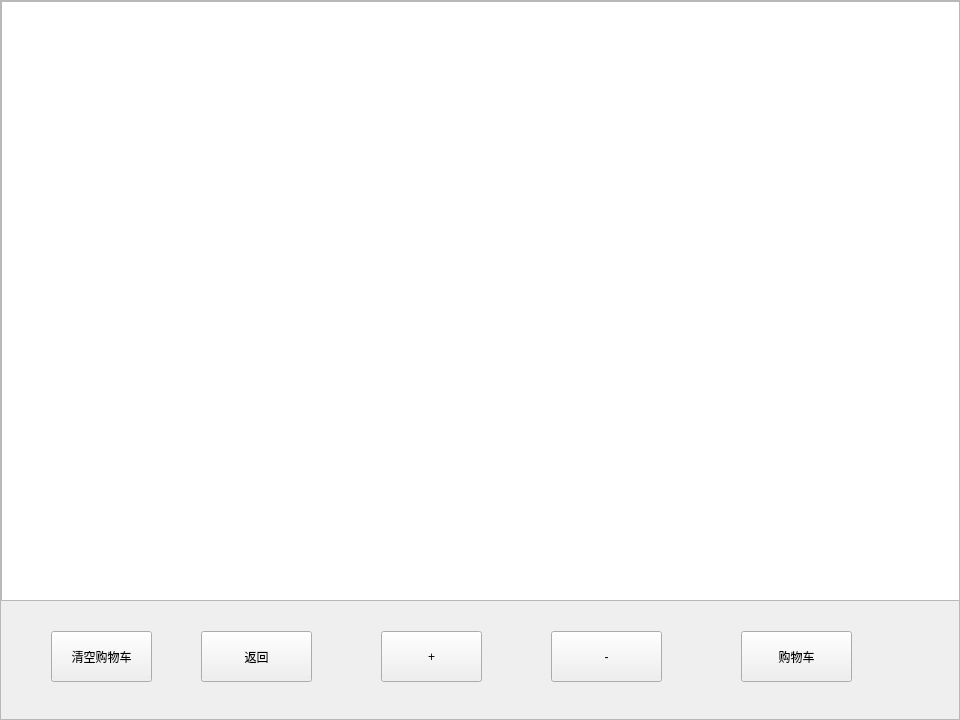
<?xml version="1.0" encoding="UTF-8"?>
<ui version="4.0">
 <class>ProductPurchase</class>
 <widget class="QWidget" name="ProductPurchase">
  <property name="geometry">
   <rect>
    <x>0</x>
    <y>0</y>
    <width>960</width>
    <height>720</height>
   </rect>
  </property>
  <property name="windowTitle">
   <string>ProductPurchase</string>
  </property>
  <widget class="QScrollArea" name="scrollArea">
   <property name="geometry">
    <rect>
     <x>0</x>
     <y>0</y>
     <width>960</width>
     <height>720</height>
    </rect>
   </property>
   <property name="widgetResizable">
    <bool>true</bool>
   </property>
   <widget class="QWidget" name="scrollAreaWidgetContents">
    <property name="geometry">
     <rect>
      <x>0</x>
      <y>0</y>
      <width>960</width>
      <height>720</height>
     </rect>
    </property>
    <widget class="QListWidget" name="listWidget">
     <property name="geometry">
      <rect>
       <x>0</x>
       <y>0</y>
       <width>960</width>
       <height>600</height>
      </rect>
     </property>
    </widget>
    <widget class="QPushButton" name="clearShoppingCart">
     <property name="geometry">
      <rect>
       <x>50</x>
       <y>630</y>
       <width>101</width>
       <height>51</height>
      </rect>
     </property>
     <property name="text">
      <string>清空购物车</string>
     </property>
    </widget>
    <widget class="QPushButton" name="Back">
     <property name="geometry">
      <rect>
       <x>200</x>
       <y>630</y>
       <width>111</width>
       <height>51</height>
      </rect>
     </property>
     <property name="text">
      <string>返回</string>
     </property>
    </widget>
    <widget class="QPushButton" name="AddCommodity">
     <property name="geometry">
      <rect>
       <x>380</x>
       <y>630</y>
       <width>101</width>
       <height>51</height>
      </rect>
     </property>
     <property name="text">
      <string>+</string>
     </property>
    </widget>
    <widget class="QPushButton" name="removeCommodity">
     <property name="geometry">
      <rect>
       <x>550</x>
       <y>630</y>
       <width>111</width>
       <height>51</height>
      </rect>
     </property>
     <property name="text">
      <string>-</string>
     </property>
    </widget>
    <widget class="QPushButton" name="ShoppingCart">
     <property name="geometry">
      <rect>
       <x>740</x>
       <y>630</y>
       <width>111</width>
       <height>51</height>
      </rect>
     </property>
     <property name="text">
      <string>购物车</string>
     </property>
    </widget>
   </widget>
  </widget>
 </widget>
 <resources/>
 <connections/>
</ui>
